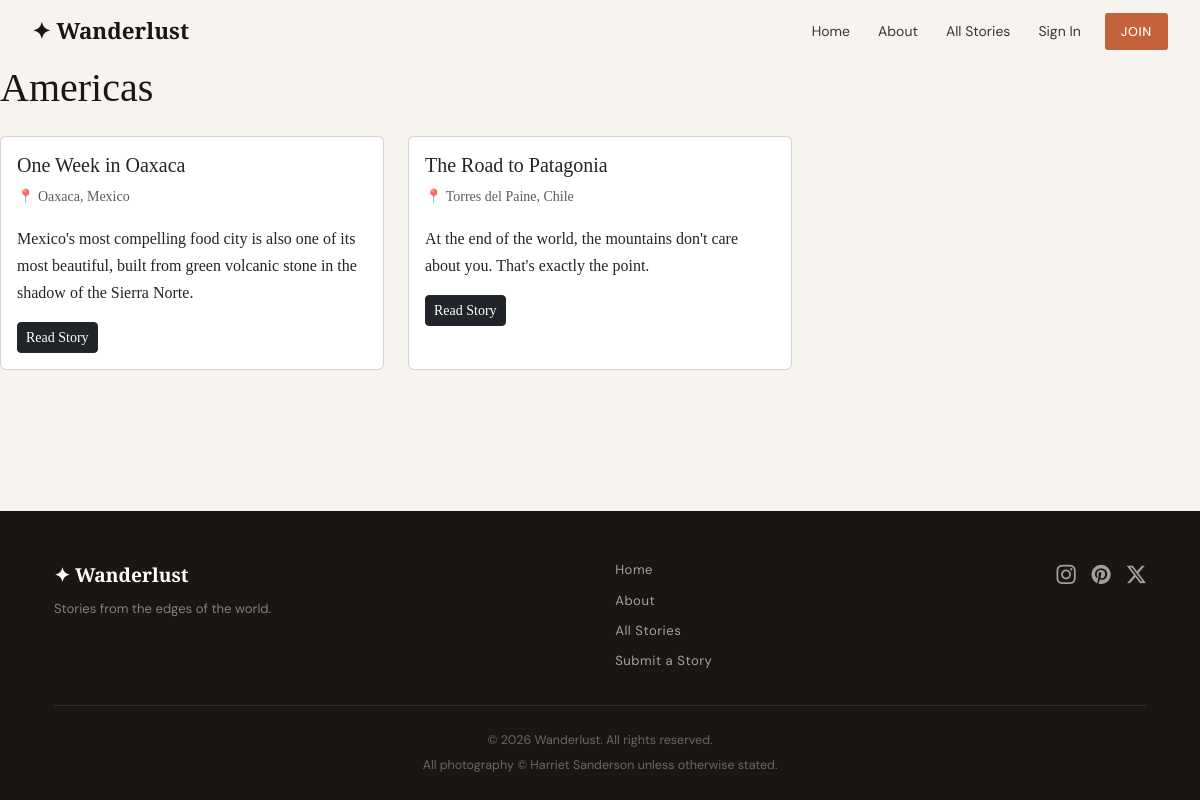
The app's page /category/americas/, older data.
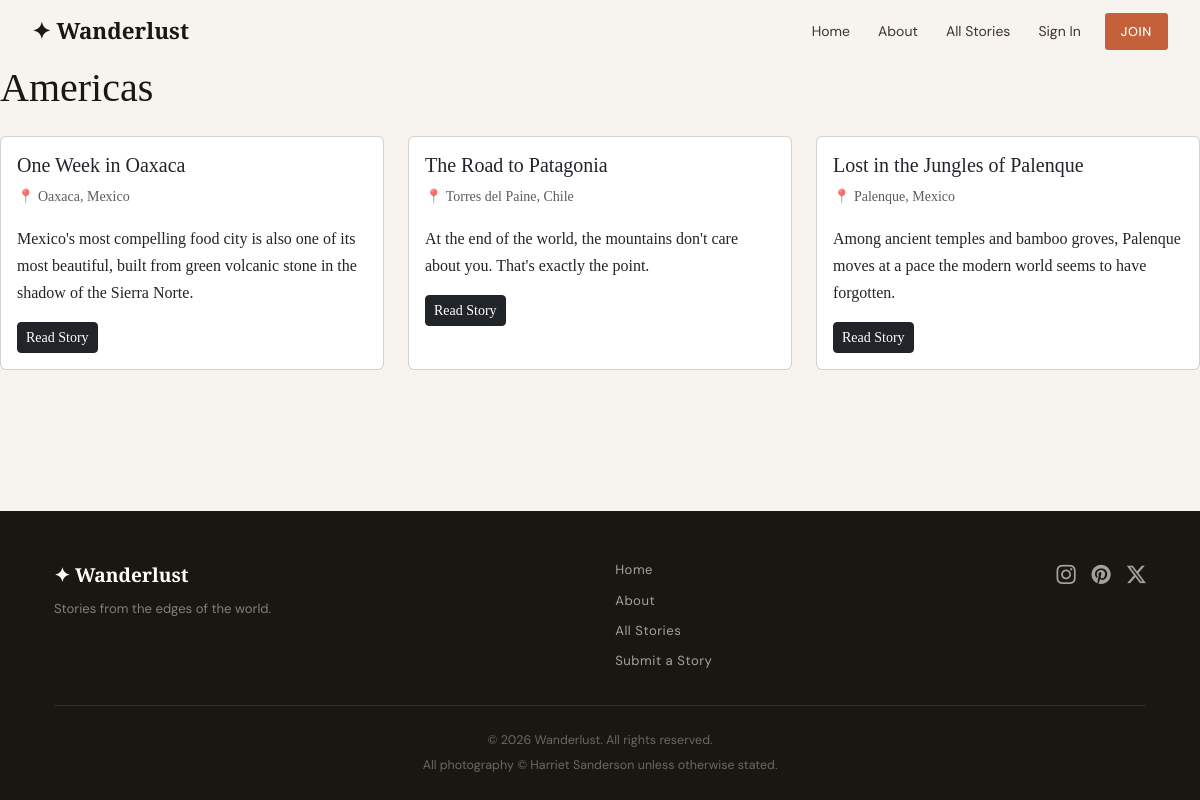
The same page, newer data.
### blog/models.py (models this page shows, shortened)
class Category(models.Model):
    name = models.CharField(max_length=100, unique=True)
    slug = models.SlugField(max_length=100, unique=True, blank=True)
    class Meta:
        verbose_name_plural = 'categories'

class Post(models.Model):
    STATUS_DRAFT = 'draft'
    STATUS_PUBLISHED = 'published'
    STATUS_CHOICES = [
        (STATUS_DRAFT, 'Draft'),
        (STATUS_PUBLISHED, 'Published'),
    ]
    title = models.CharField(max_length=200)
    slug = models.SlugField(max_length=200, unique=True, blank=True)
    author = models.ForeignKey(User, on_delete=models.CASCADE, related_name='posts')
    category = models.ForeignKey(Category, on_delete=models.SET_NULL, null=True, blank=True, related_name='posts')
    destination = models.CharField(max_length=100)
    excerpt = models.TextField(max_length=300)
    content = models.TextField()
    status = models.CharField(max_length=10, choices=STATUS_CHOICES, default=STATUS_DRAFT)
    created_at = models.DateTimeField(auto_now_add=True)
    featured = models.BooleanField(default=False)
    cover_image = models.URLField(blank=True)
    view_count = models.PositiveIntegerField(default=0)
    class Meta:
        ordering = ['-created_at']
    def get_absolute_url(self):
        return reverse('blog:post_detail', kwargs={'slug': self.slug})

### blog/views.py (the view)
# urls.py: path('category/<slug:slug>/', views.category_detail, name='category_detail'),
def category_detail(request, slug):
    category = get_object_or_404(Category, slug=slug)
    posts = Post.objects.filter(status=Post.STATUS_PUBLISHED, category=category)
    context = {
        'category': category,
        'posts': posts,
    }
    return render(request, 'blog/category_detail.html', context)

### templates/blog/category_detail.html
{% extends 'base.html' %} {% block title %}{{ category.name }} —Wanderlust{%endblock %}
{% block content %}
<h1 class="mb-4">{{ category.name }}</h1>
{% if posts %}
<div class="row">
    {% for post in posts %}
    <div class="col-md-4 mb-4">
        <div class="card h-100">
            <div class="card-body">
                <h5 class="card-title">{{ post.title }}</h5>
                <p class="text-muted small">📍 {{ post.destination }}</p>
                <p class="card-text">{{ post.excerpt }}</p>
                <a
                    href="{{ post.get_absolute_url }}"
                    class="btn btn-dark btn-sm"
                    >Read Story</a
                >
            </div>
        </div>
    </div>
    {% endfor %}
</div>
{% else %}
<p>No stories in this category yet.</p>
{% endif %} {% endblock %}

### templates/base.html (shortened to what this page needs)
<!doctype html>
<html lang="en">
    <head>
        {% load static %}
        <link
            href="https://cdn.jsdelivr.net/npm/bootstrap@5.3.2/dist/css/bootstrap.min.css"
            rel="stylesheet"
        />
        <link
            href="https://cdn.jsdelivr.net/npm/bootstrap-icons@1.11.3/font/bootstrap-icons.min.css"
            rel="stylesheet"
        />
        <link rel="stylesheet" href="{% static 'css/main.css' %}" />
    </head>
    <body>
        <nav class="site-nav">
            <div class="nav-inner">
                <a class="nav-brand" href="/">✦ Wanderlust</a>
                <div class="nav-links">
                    <a href="/" class="nav-link">Home</a>
                    <a href="/about/" class="nav-link">About</a>
                    <a href="/posts/" class="nav-link">All Stories</a>
                    {% if user.is_authenticated %}
                    <a href="{% url 'accounts:profile' username=user.username %}" class="nav-link">Profile</a>
                    <form method="post" action="{% url 'logout' %}" class="d-inline">
                        {% csrf_token %}
                        <button type="submit" class="nav-link">Sign Out</button>
                    </form>
                    {% else %}
                    <a href="{% url 'login' %}" class="nav-link">Sign In</a>
                    <a href="{% url 'accounts:register' %}" class="nav-cta">Join</a>
                    {% endif %}
                </div>
            </div>
        </nav>
        <main class="{% block main_class %}{% endblock %}">{% block content %}{% endblock %}</main>
        <footer class="site-footer">
            <div class="container px-4">
                <div class="footer-inner">
                    <div class="footer-brand">
                        <p class="footer-logo">✦ Wanderlust</p>
                        <p class="footer-tagline">Stories from the edges of the world.</p>
                    </div>
                    <div class="footer-links">
                        <a href="/">Home</a>
                        <a href="/about/">About</a>
                        <a href="{% url 'blog:post_list' %}">All Stories</a>
                        <a href="{% url 'blog:submit_story' %}">Submit a Story</a>
                    </div>
                    <div class="footer-social">
                        <a href="#" aria-label="Instagram"><i class="bi bi-instagram"></i></a>
                        <a href="#" aria-label="Pinterest"><i class="bi bi-pinterest"></i></a>
                        <a href="#" aria-label="Twitter / X"><i class="bi bi-twitter-x"></i></a>
                    </div>
                </div>
                <p class="footer-copy">© 2026 Wanderlust. All rights reserved.</p>
                <p class="footer-copy" style="margin-top: 0.25rem;">All photography © Harriet Sanderson unless otherwise stated.</p>
            </div>
        </footer>
    </body>
</html>

### static/css/main.css (style rules this page uses)
:root { --ink: #1a1612; --ink-soft: #3d3530; --parchment: #f7f3ee; --cream: #fffcf8; --terra: #c4603a; --terra-dk: #a04e2e; --muted: #9b9189; --line: #e4ddd5; --white: #ffffff; --font-display: "Playfair Display", Georgia, serif; --font-body: "Source Serif 4", Georgia, serif; --font-ui: "DM Sans", system-ui, sans-serif; --nav-h: 64px; --shadow: 0 2px 20px rgba(26, 22, 18, 0.1); --shadow-hover: 0 8px 40px rgba(26, 22, 18, 0.18); }
*, *::before, *::after { box-sizing: border-box; margin: 0; padding: 0; }
html { scroll-behavior: smooth; }
body { background: var(--parchment); color: var(--ink); font-family: var(--font-body); font-size: 1rem; line-height: 1.7; min-height: 100vh; display: flex; flex-direction: column; }
main { flex: 1; padding-top: var(--nav-h); }
a { color: inherit; text-decoration: none; }
h1, h2, h3, h4 { font-family: var(--font-display); line-height: 1.2; color: var(--ink); }
.site-nav { position: fixed; top: 0; left: 0; right: 0; height: var(--nav-h); background: transparent; border-bottom: 1px solid transparent; z-index: 1000; transition: background 0.3s ease, border-color 0.3s ease; }
.nav-inner { height: 100%; display: flex; align-items: center; justify-content: space-between; padding: 0 2rem; }
.nav-brand { font-family: var(--font-display); font-size: 1.4rem; font-weight: 700; color: var(--ink); }
.nav-links { display: flex; align-items: center; gap: 0.25rem; }
.nav-link { font-family: var(--font-ui); font-size: 0.875rem; color: var(--ink-soft); padding: 0.4rem 0.75rem; border-radius: 3px; transition: color 0.2s, background 0.2s; background: none; border: none; cursor: pointer; }
.nav-cta { font-family: var(--font-ui); font-size: 0.8rem; font-weight: 500; letter-spacing: 0.05em; text-transform: uppercase; color: var(--white); background: var(--terra); padding: 0.45rem 1rem; border-radius: 3px; transition: background 0.2s; margin-left: 0.5rem; }
.site-footer { background: var(--ink); color: rgba(255, 255, 255, 0.7); padding: 3rem 0 1.5rem; margin-top: 4rem; font-family: var(--font-ui); font-size: 0.85rem; }
.footer-inner { display: flex; justify-content: space-between; align-items: flex-start; gap: 2rem; padding-bottom: 2rem; border-bottom: 1px solid rgba(255, 255, 255, 0.1); flex-wrap: wrap; }
.footer-logo { font-family: var(--font-display); font-size: 1.2rem; font-weight: 700; color: white; margin-bottom: 0.4rem; }
.footer-tagline { font-size: 0.82rem; color: rgba(255, 255, 255, 0.45); margin: 0; }
.footer-links { display: flex; flex-direction: column; gap: 0.5rem; }
.footer-links a { color: rgba(255, 255, 255, 0.6); font-size: 0.82rem; letter-spacing: 0.04em; transition: color 0.2s; }
.footer-social { display: flex; gap: 1rem; align-items: center; }
.footer-social a { color: rgba(255, 255, 255, 0.6); font-size: 1.2rem; transition: color 0.2s; }
.footer-copy { text-align: center; color: rgba(255, 255, 255, 0.35); font-size: 0.78rem; margin-top: 1.5rem; margin-bottom: 0; }

Row changes from the older to the newer data that the page shows:
now on this page (row edited): Post: title "Lost in the Jungles of Palenque", destination "Palenque, Mexico", excerpt "Among ancient temples and bamboo groves, Palenque moves at a pace the modern world seems to have forgotten."
